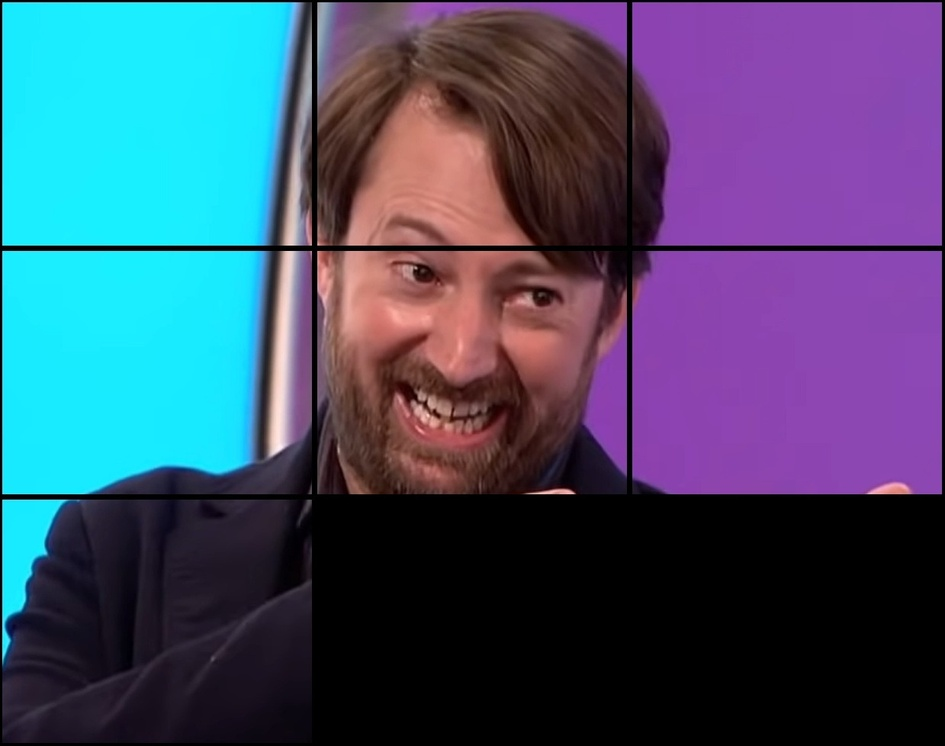
#> input picture combined.jpg, 945 x 746 px, shrunk from 1239 x 978 before the run
$ python main.py --image combined.jpg
#> lines starting #> are read from the running program, lines starting #| are printed output that depends on the picture
import numpy as np
import sys
import os
import argparse
import cv2
from skimage import io, color, img_as_ubyte


# 0 Up
# 1 Left
# 2 Down
# 3 Right
P = 0.3
Q = 0.0625

def difference(x_i, x_j, relation):
    nrows, ncols = x_i.shape[0], x_i.shape[1]

    if relation == 1:
        return difference(x_j, x_i, 3)
    elif relation == 3:
        return np.sum(
            np.power(np.power(np.abs((2 * x_i[:, ncols - 1] - x_i[:, ncols - 2]) - x_j[:, 0]), P) +
                     np.power(np.abs((2 * x_j[:, 0] - x_j[:, 1]) - x_i[:, ncols - 1]), P), Q / P))
    elif relation == 0:
        return difference(x_j, x_i, 2)
    elif relation == 2 :
        return np.sum(
            np.power(np.power(np.abs((2 * x_i[nrows - 1] - x_i[nrows - 2]) - x_j[0]), P) +
                     np.power(np.abs((2 * x_j[0] - x_j[1]) - x_i[nrows - 1]), P), Q / P))
    else:
        raise TypeError(f'invalid relation: {relation}')


# [19 lines of commented-out code are left out]

def adjacent(x, y):
    return [(x-1, y), (x, y+1), (x+1,y), (x, y-1)]

def move(direction, i, j):
    if direction == 0:
        x, y = i - 1, j
    if direction == 1:
        x, y = i , j + 1
    if direction == 2:
        x, y = i + 1, j
    if direction == 3:
        x, y = i , j - 1

    return x, y

def filled(answer, x, y):
    i, j = answer.shape
    if x >= 0 and x < i and y >= 0 and y < j and answer[x][y] >= 0:
        return True
    else:
        return False

def fit(answer, best, candidate, part):
    i, j = candidate
    for k in range(4):
        x, y = move(k, i, j )
        if filled(answer, x, y):
            if not (best[k][i] == j and best[2 - k][j]  == i):
                return False

    return True

def average_compatability(answer, compatability, slot, part):
    i, j = slot
    num = 0
    total = 0
    for k in range(4):
        x,y = move(k, i, j)
        if filled(answer, x, y):
            total += compatability[k][part][answer[x][y]]
            num += 1
    if num == 0:
        return -1
    return total / num

def assign(answer, slot, part, remaining):
    M, N = answer.shape
    i, j = slot

    if i < 0:
        print("down")
        if np.any(answer[-1, :] >= 0):
            print("error move")
            raise("ERROR")
        answer = np.roll(answer, 1, 0)
        i += 1

    elif i >= M:
        print("Up")
        if np.any(answer[0] >= 0):
            print("error move")
            raise("ERROR")
        answer = np.roll(answer, -1, 0)
        i -= 1

    elif j < 0:
        print("right")
        if np.any(answer[:, -1] >= 0):
            print("error move")
            raise("ERROR")
        answer = np.roll(answer, 1, 1)
        j += 1

    elif j >= M:
        print("left")
        if np.any(answer[:, 0] >= 0):
            print("error move")
            raise("ERROR")
        answer = np.roll(answer, -1, 1)
        j -= 1

    remaining.remove(part)
    answer[i][j] = part
    return answer, remaining;


def place(answer, compatability, best, remaining, squares):
    l = len(remaining)
    while remaining:
        added = {}
        for x in range(len(answer)):
            for y in range(len(answer[0])):
                if answer[x][y] == -1:
                    continue
                else:
                    for i, j in adjacent(x, y):
                        if (i, j) in added:
                            continue
                        if  filled(answer, i, j):
                            continue
                        added[(i, j)] = sum(1 if filled(answer, p, q) else 0 for p, q in adjacent(i, j))
        max_neighbour = max(added.values())
        candidates = set(a for a, num in added.items() if num == max_neighbour)

        while True:
            matches = [(candidate, part) for candidate in candidates for part in remaining if fit(answer, best, candidate, part)]
            if len(matches) == 1:
                slot, part = matches.pop()
            else:
                average = [(average_compatability(answer, compatability, slot, part), (slot, part)) for slot in candidates for part in remaining ]
                best_possible = max(average, key = lambda x: x[0])
                slot, part = best_possible[1]

            try:
                show_image(answer, squares, answer.shape[0] * squares[0].shape[0], answer.shape[1] * squares[0].shape[1])
                answer, remaining = assign(answer, slot, part, remaining)
                break
            except Exception as e:
                print("error")
                candidates.remove(slot)
                if not candidates:
                    raise ValueError("no more slots")
    return answer

def better_show(name, image):
    cv2.imshow(name, image)
    while True:
        if cv2.waitKey(1) == ord('q'):
            break

        if cv2.getWindowProperty(name, cv2.WND_PROP_VISIBLE ) < 1:
            break


def show_image(answer, squares, M, N):
    image = np.zeros((M, N, 3))
    i, j = answer.shape
    squareheight, squarewidth, _ = squares[0].shape
    for x in range(i):
        for y in range(j):
            if answer[x][y] == -1:
                continue;
            else:
                image[x * squareheight: (x+1)*squareheight, y*squarewidth: (y+1)*squarewidth, :] = squares[answer[x][y]]
                # better_show("bye", squares[answer[x][y]])
                # better_show("bye", image[x * squareheight: (x+1)*squareheight, y*squarewidth: (y+1)*squarewidth, :])

    image = color.lab2rgb(image)
    image = img_as_ubyte(image)
    image = cv2.cvtColor(image, cv2.COLOR_BGR2RGB)
    better_show("hello", image)

def calculate_score(answer, best):
    M, N = answer.shape
    num = 0

    for i in range(M):
        for j in range(N):
            if j < N - 1:
                if best[1][answer[i][j]] == answer[i][j+1] and best[3][answer[i][j+1]] == answer[i][j]:
                    num+=1
            if i < M - 1:
                if best[0][answer[i][j]] == answer[i+1][j] and best[2][answer[i+1][j]] == answer[i][j]:
                    num+=1

    return num / ((M - 1) * N + M * (N - 1))

def solve(image_name, rows, cols):
    # image = cv2.imread(image_name)
#> called with image_name = 'combined.jpg', rows = 8, cols = 8
    image = io.imread(image_name)
#> image is the input picture: shape (746, 945, 3); mean R, G, B 65.6, 78.8, 107.3

    image = color.rgb2lab(image)
#> image: shape (746, 945, 3) float64; mean of channels 0, 1, 2 34.5, 8, -13.3
    M, N, _ = image.shape
#> M = 746; N = 945
    # image = cv2.cvtColor(image, cv2.COLOR_BGR2LAB)

    squares = []
    pieceHeight = int(M / rows)
#> pieceHeight = 93
    pieceWidth = int(N / cols)
#> pieceWidth = 118

    for row in range(rows):
        for col in range(cols):
            squares.append(image[row * pieceHeight: (row + 1) * pieceHeight, col*pieceWidth : (col + 1) * pieceWidth, :])
#> after the loop, squares = 64 items


    # for square in squares:
    #     cv2.imshow("hello", square)
    #     cv2.waitKey()

    dissimilarity = np.empty((4, len(squares), len(squares)))
    for i in range(len(squares)):
        for j in range(len(squares)):
            for k in range(4):
                square_i = squares[i]
                square_j = squares[j]
                if i == j:
                    continue
                elif i < j:
                    dissimilarity[k][i][j] = difference(square_i, square_j, k)
                else:
                    dissimilarity[k][i][j] = dissimilarity[2 - k][j][i]
                print(dissimilarity[k][i][j])
#> this loop made 64 passes
#> (printed output is left out)
#> square_i: shape (93, 118, 3) float64; every value is 0

    percentiles = np.zeros((4, len(squares)))
    for i in range(len(squares)):
        for k in range(4):
            percentiles[k][i] = np.percentile(np.delete(dissimilarity[k][i], i), 25)
#> this loop made 64 passes

    compatability = np.zeros((4, len(squares), len(squares)))
    for i in range(len(squares)):
        for j in range(len(squares)):
            for k in range(4):
                square_i = squares[i]
                square_j = squares[j]
                if i == j:
                    continue
                elif i < j:
                    compatability[k][i][j] = 0 if percentiles[k][i] == 0 else np.exp(-1 * dissimilarity[k][i][j] / percentiles[k][i])
                else:
                    compatability[k][i][j] = compatability[2 - k][j][i]

    best_neighbour = np.zeros((4, len(squares)))
    for k in range(4):
        for i in range(len(squares)):
            best_neighbour[k][i] = np.argmax(compatability[k][i])

    answer = np.zeros((rows, cols), dtype = int) - 1
    remaining = set(range(rows * cols))
    answer[rows // 2][cols // 2] = 0
    remaining.remove(0)

    max_score = -1

    while True:
        answer = place(answer, compatability, best_neighbour, remaining, squares)
        score = calculate_score(answer, best_neighbour)
        print(score)
        if score <= max_score:
            break

        max_score = score

        segments = segment(answer, best_neighbour)
        max_segment = largest_segment(answer, segments)

        show_image(max_segment, squares, M, N)

        non_zero_row, non_zero_col = np.nonzero(max_segment + 1)
        delta_y = rows // 2 - (max(non_zero_row) + min(non_zero_row)) // 2 - 1
        delta_x = cols // 2 - (max(non_zero_col) + min(non_zero_col)) // 2 - 1
        max_segment = np.roll(max_segment, delta_y, 0)
        max_segment = np.roll(max_segment, delta_x, 1)
        remaining = set(max_segment[max_segment != -1])
        remaining = set(range(rows * cols)) - remaining
        answer = max_segment

        show_image(answer, squares, M, N)
#> this loop made 2 passes; (key q is pressed on pass 1)
#> pass 1, in show_image, `image = cv2.cvtColor(image, cv2.COLOR_BGR2RGB)`:
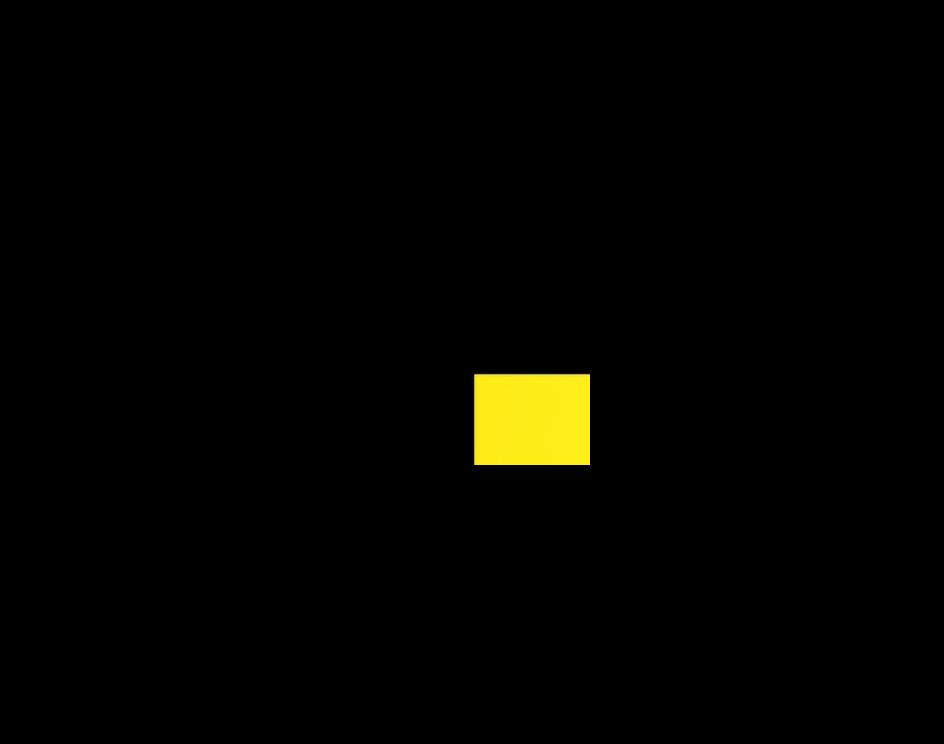
#> image: shape (744, 944, 3); mean R, G, B 3.8, 3.5, 0.4
#> pass 1, in show_image (call 3), `image = cv2.cvtColor(image, cv2.COLOR_BGR2RGB)`:
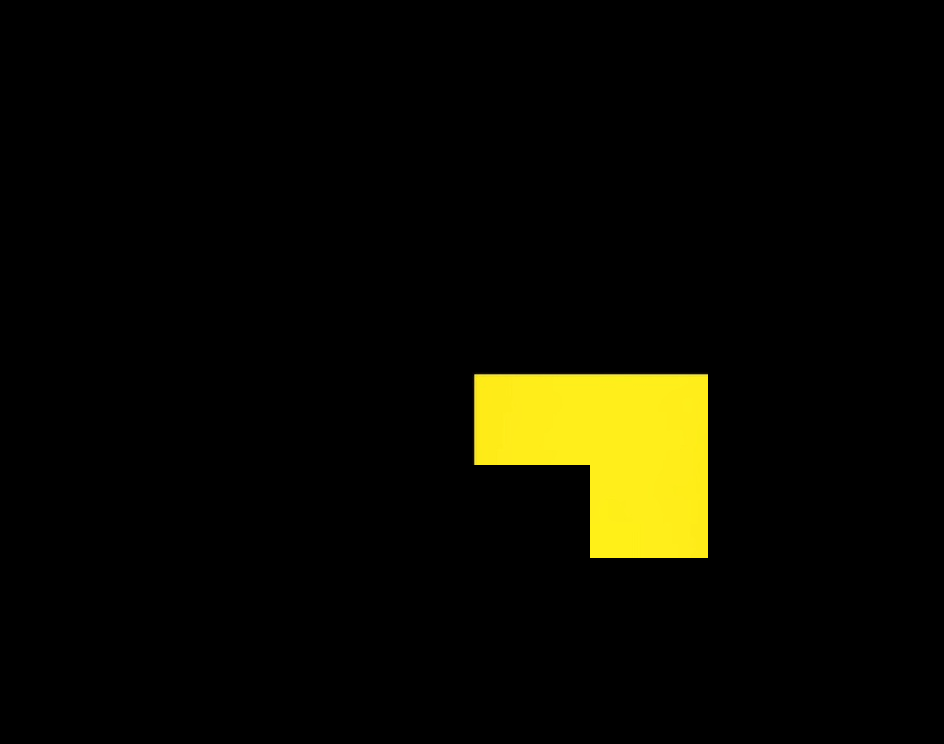
#> image: shape (744, 944, 3); mean R, G, B 11.7, 10.9, 1.2

    show_image(answer, squares, M, N)

def largest_segment(answer, segments):
    indices, count = np.unique(segments, return_counts=True)
    return np.where(segments == indices[np.argmax(count)], answer, -1)

def segment(answer, best):
    M, N = answer.shape
    segments = np.zeros((M, N), dtype = int)
    segment_counter = 1

    while True:
        unassigned_coords = np.argwhere(segments == 0)
        if unassigned_coords.size == 0:
            break

        stack = [unassigned_coords[np.random.choice(range(len(unassigned_coords)))]]
        while stack:
            i, j = stack.pop()
            segments[i][j] = segment_counter
            for x, y in adjacent(i, j):
                if x >= 0 and x < M and y >= 0 and y < N:
                    if segments[x][y] != 0:
                        continue


                    in_segment = True
                    for k in range(4):
                        a,b = move(k, x, y)
                        if a >= 0 and a < M and b >= 0 and b < N and segments[a][b] == segment_counter:
                            if best[2-k][answer[x][y]] == answer[a][b] and best[k][answer[a][b]] == answer[x][y]:
                                in_segment = False

                    if in_segment:
                        stack.append((x,y))
        segment_counter += 1
    return segments


if __name__ == "__main__":
    parser = argparse.ArgumentParser()

    parser.add_argument("--image", type=str)

    args = parser.parse_args();
    image_name = args.image

    rows = 8
    cols = 8

    solve(image_name, rows, cols)
